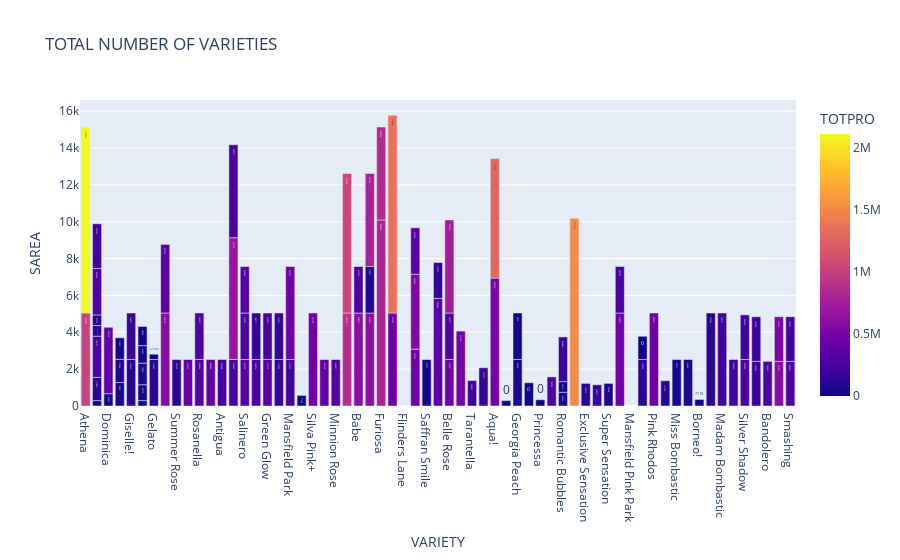

The code cell stored with this chart in its notebook:
### Code cell
#TOTAL NUMBER OF VARIETIES IN TOTAL PRODUCTION IN TERMS OF SAREA
fig=px.bar(data, x='VARIETY', y='SAREA', labels="TOTPRO: Total number of varieties", barmode='group', text='TOTPRO', title='TOTAL NUMBER OF VARIETIES', color='TOTPRO')
fig.show()

### Figure 1 — Plotly figure (JSON) as saved in the notebook; plotly's stock layout.template omitted (floating-point values rounded to 4 significant figures)
{"data": [{"alignmentgroup": "True", "hovertemplate": "VARIETY=%{x}<br>SAREA=%{y}<br>TOTPRO=%{marker.color}<extra></extra>", "legendgroup": "", "marker": {"color": [1027655, 25706, 46052, 56871, 120153, 6713, 125005, 582130, 135160, 414505, 192673, 286446, 383888, 239088, 263069, 117835, 97546, 324738, 256613, 315270, 172590, 219253, 385670, 17265, 471129, 44778, 381268, 328397, 884149, 608560, 621994, 803000, 442609, 0, 435900, 31551, 339268, 73009, 2109597, 418361, 1052743, 361665, 476782, 546060, 204827, 32095, 181954, 499218, 99851, 669142, 0, 50536, 0, 0, 274789, 63539, 18409, 1517865, 1360558, 1286883, 120513, 184913, 78658, 250131, 460581, 12396, 347644, 260212, 9994, 0, 785720, 265913, 286717, 123480, 278390, 173314, 753538, 258106, 120959, 259897, 450591, 336342, 117754, 87725, 452709, 49371, 36612, 62694, 7110, 19237, 127466, 220157, 0, 849978, 282312, 206452, 158771, 287845, 172379, 265009, 186334, 264419, 601831, 200882, 284681, 197940, 225766, 531231, 220649, 244874], "coloraxis": "coloraxis", "pattern": {"shape": ""}}, "name": "", "offsetgroup": "", "orientation": "v", "showlegend": false, "text": [1027655, 25706, 46052, 56871, 120153, 6713, 125005, 582130, 135160, 414505, 192673, 286446, 383888, 239088, 263069, 117835, 97546, 324738, 256613, 315270, 172590, 219253, 385670, 17265, 471129, 44778, 381268, 328397, 884149, 608560, 621994, 803000, 442609, 0, 435900, 31551, 339268, 73009, 2109597, 418361, 1052743, 361665, 476782, 546060, 204827, 32095, 181954, 499218, 99851, 669142, 0, 50536, 0, 0, 274789, 63539, 18409, 1517865, 1360558, 1286883, 120513, 184913, 78658, 250131, 460581, 12396, 347644, 260212, 9994, 0, 785720, 265913, 286717, 123480, 278390, 173314, 753538, 258106, 120959, 259897, 450591, 336342, 117754, 87725, 452709, 49371, 36612, 62694, 7110, 19237, 127466, 220157, 0, 849978, 282312, 206452, 158771, 287845, 172379, 265009, 186334, 264419, 601831, 200882, 284681, 197940, 225766, 531231, 220649, 244874], "textposition": "auto", "type": "bar", "x": ["Athena ", "Dinara", "Dominica", "Gentle Trendsetter", "Giselle!", "Trials", "Gelato", "Mirabel", "Summer Rose", "Alicia", "Giselle!", "Rosanella", "Tessa", "Antigua", "Bombastic ", "Dinara", "Gentle Trendsetter", "Salinero", "Classic Sensation", "Green Glow ", "Inger Kristine", "Mansfield Park", "Dominica", "Mimi Eden", "Silva Pink+", "Trials", "La belle", "Minnion Rose", "Moonwalk", "Babe", "Snowflake", "Furiosa", "Madam Red ", "Flinders Lane", "Reflex", "Saffran Smile", "Summer Dance", "Trials", "Athena ", "Belle Rose", "Moonwalk", "Mirabel", "Nathalie", "Reflex", "Tarantella", "Trials", "Yellow babe", "Aqua!", "Snowflake", "Bombastic ", "Charlize", "Georgia Peach", "Julietta Honey", "Princessa", "Copacabana ", "Romantic Bubbles", "Trials", "Tropical Amazone", "Madam Red ", "Aqua!", "Exclusive Sensation", "Magma", "Super Sensation", "Dinara", "Fireworks", "Gelato", "Reflex", "Bombastic ", "Georgia Peach", "Mansfield Pink Park", "Snowflake", "Babe", "Belle Rose", "Dinara", "Salinero", "Summer Dance", "Belle Rose", "Fireworks", "Sweet Giselle!", "Green Glow ", "Pink Rhodos ", "Salinero", "4 good wedding", "Dinara", "Mansfield Park", "Miss Bombastic", "Romantic Bubbles", "Angel Bombastic", "Borneo!", "Gentle Trendsetter", "Lady Bombastic", "Madam Bombastic", "Sweet Giselle!", "Furiosa", "Rosanella", "Zadique", "Classic Sensation", "Dinara", "Inger Kristine", "Silver Shadow", "Azore", "Bandolero", "Madam Cerise", "Romantic Bubbles", "Smashing", "Azore", "Dinara", "Madam Cerise", "Silver Shadow", "Smashing"], "xaxis": "x", "y": [5046, 292, 667, 1272, 2523, 292, 2523, 5046, 2523, 2523, 2523, 2523, 2523, 2523, 2523, 1262, 1261, 2523, 2523, 2523, 2523, 2523, 3606, 576, 5046, 864, 2523, 2523, 5046, 5046, 5046, 10096, 5046, 0, 3086, 2523, 5838, 1168, 10092, 2523, 7569, 3722, 4064, 4064, 1382, 952, 2074, 6940, 2523, 6608, 292, 2523, 1262, 340, 1579, 748, 1039, 10182, 10728, 6486, 1227, 1152, 1227, 2235, 5046, 288, 2523, 5046, 2523, 0, 5046, 2523, 2523, 576, 2523, 1947, 5046, 2523, 2523, 2523, 5046, 2523, 1371, 576, 5046, 2523, 576, 2523, 356, 1167, 5046, 5046, 1261, 5046, 2523, 2523, 2523, 2523, 2523, 2523, 2422, 2422, 2422, 2422, 2422, 2422, 2422, 2422, 2422, 2422], "yaxis": "y"}], "layout": {"autosize": true, "barmode": "group", "coloraxis": {"colorbar": {"title": {"text": "TOTPRO"}}, "colorscale": [[0, "#0d0887"], [0.1111, "#46039f"], [0.2222, "#7201a8"], [0.3333, "#9c179e"], [0.4444, "#bd3786"], [0.5556, "#d8576b"], [0.6667, "#ed7953"], [0.7778, "#fb9f3a"], [0.8889, "#fdca26"], [1, "#f0f921"]]}, "legend": {"tracegroupgap": 0}, "title": {"text": "TOTAL NUMBER OF VARIETIES"}, "xaxis": {"anchor": "y", "autorange": true, "domain": [0, 1], "range": [-0.5, 62.5], "title": {"text": "VARIETY"}, "type": "category"}, "yaxis": {"anchor": "x", "autorange": true, "domain": [0, 1], "range": [0, 16600.0], "title": {"text": "SAREA"}, "type": "linear"}}}
